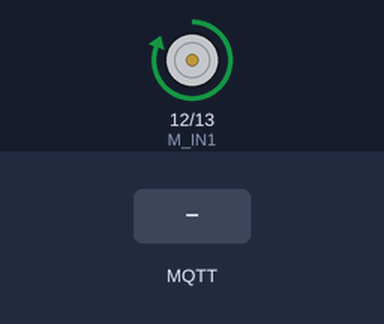
The program below on a simulated ESP8266 (NodeMCU). Shown: motor-driver pin pairs drawn as motors (green arrow = first pin HIGH = forward, orange = second pin HIGH = backward, longer = more drive). The test bench sets the inputs (shaded band). WiFi joins after 1.5 s; servers stay silent unless stated; no MQTT or app messages arrive unless stated; what the program prints to the serial monitor is not drawn.

Above: at 2.7 s.
2.8 s: MQTT message "off" arrives on the first subscribed topic
At 3.7 s:
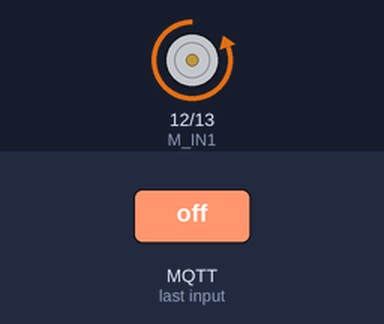
4.3 s: MQTT message "on" arrives on the first subscribed topic
At 4.9 s:
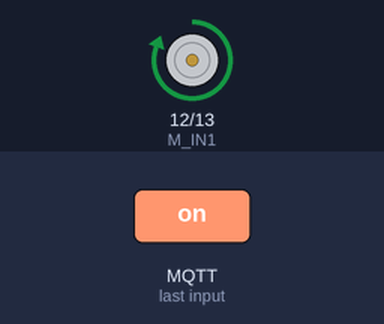
Timing chart, 0 to 7.3 s (numbered marks = the images above; inputs shaded):
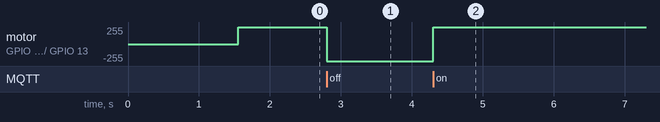

Measured:
- after the input at 2.8 s, motor on GPIO 12 (M_IN1) / GPIO 13 (M_IN2): forward 255/255 → backward 255/255 at once
- after the input at 4.3 s, motor on GPIO 12 (M_IN1) / GPIO 13 (M_IN2): backward 255/255 → forward 255/255 at once

The program:

main.cpp
```cpp
#include <ESP8266WiFi.h>
#include <PubSubClient.h>
#include <Arduino.h>

#define             M_IN1 12
#define             M_IN2 13

int motorA_vector = 1;    // 모터의 회전방향이 반대일 시 0을 1로

const char*         ssid ="갤럭시탭";
const char*         password = "54958735";
const char*         mqttServer = "44.216.90.150";
const int           mqttPort = 1883;

WiFiClient espClient;
PubSubClient client(espClient);
void callback(char* topic, byte* payload, unsigned int length);

void setup() {
    Serial.begin(115200);
    pinMode(M_IN1, OUTPUT);
    pinMode(M_IN2, OUTPUT);
    WiFi.mode(WIFI_STA);
    WiFi.begin(ssid, password);
    while (WiFi.status() != WL_CONNECTED) {
        delay(500);
        Serial.print(".");
    }
    Serial.println("Connected to the WiFi network");
    client.setServer(mqttServer, mqttPort);
    client.setCallback(callback);

    while (!client.connected()) {
        Serial.println("Connecting to MQTT...");

        if (client.connect("ESP8266_term_linear")) {
            Serial.println("connected");
        } else {
            Serial.print("failed with state ");
            Serial.println(client.state());
            delay(2000);
        }
    }
    client.subscribe("id/ikarosoo/linear/cmd");
    digitalWrite(M_IN1, motorA_vector);    // IN1번에 LOW(motorA_vector가 0이면 HIGH)
    digitalWrite(M_IN2, !motorA_vector);    // IN2번에 LOW(motorA_vector가 0이면 HIGH)
}

void loop() {
    client.loop();
}

void callback(char* topic, byte* payload, unsigned int length) {

    char msgBuffer[20];
    if(!strcmp(topic, "id/ikarosoo/linear/cmd")) {
        int i;
        for(i = 0; i < (int)length; i++) {
            msgBuffer[i] = payload[i];
        }
        msgBuffer[i] = '\0';
        Serial.printf("\n%s -> %s", topic, msgBuffer);
        if(!strcmp(msgBuffer, "on")) {
          digitalWrite(M_IN1, motorA_vector);    // IN1번에 HIGH(motorA_vector가 0이면 LOW)
          digitalWrite(M_IN2, !motorA_vector);   // IN2번에 LOW(motorA_vector가 0이면 HIGH)
          } else if(!strcmp(msgBuffer, "off")) {
          digitalWrite(M_IN1, !motorA_vector);   // IN1번에 LOW(motorA_vector가 0이면 HIGH)
          digitalWrite(M_IN2, motorA_vector);    // IN2번에 HIGH(motorA_vector가 0이면 LOW)
          delay(10);
        }
    }
}
```
